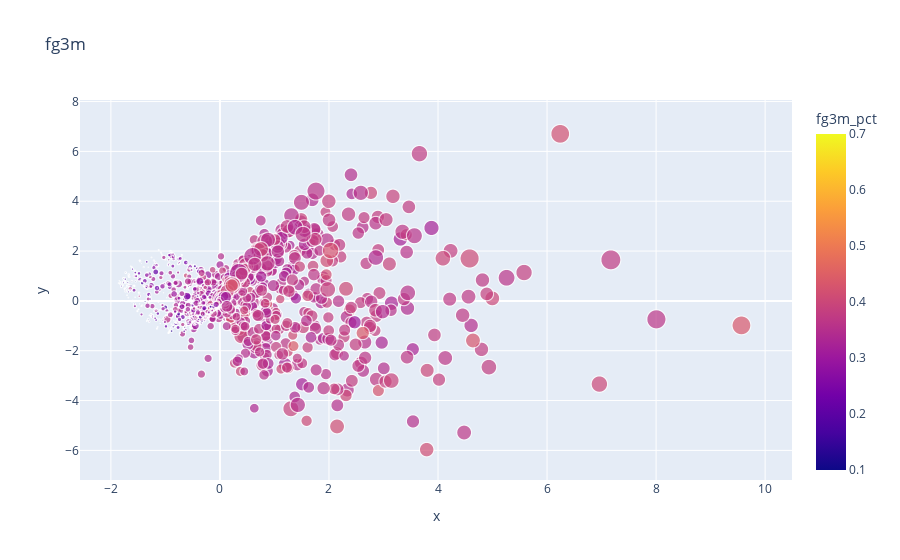

The notebook cell this image was saved under:
### Code cell
plot_scatter(df, rotated_means_results, "fg3m", "binomial", "fg3a")

### Figure 1 — Plotly figure (JSON) as saved in the notebook; plotly's stock layout.template omitted (floating-point values rounded to 4 significant figures; data arrays with more than 128 entries replaced by an {"elided": "..."} marker saying what was removed)
{"data": [{"customdata": {"elided": "2332x3 mixed values"}, "hovertemplate": "x=%{x}<br>y=%{y}<br>fg3a=%{customdata[1]}<br>fg3m_pct=%{marker.color}<br>names=%{customdata[2]}<extra></extra>", "legendgroup": "", "marker": {"color": {"elided": "2332 float values"}, "coloraxis": "coloraxis", "size": {"elided": "2332 float values"}, "sizemode": "area", "sizeref": 1.519, "symbol": "circle"}, "mode": "markers", "name": "", "showlegend": false, "type": "scattergl", "x": {"elided": "2332 float values"}, "xaxis": "x", "y": {"elided": "2332 float values"}, "yaxis": "y"}], "layout": {"coloraxis": {"cmax": 0.7, "cmin": 0.1, "colorbar": {"title": {"text": "fg3m_pct"}}, "colorscale": [[0, "#0d0887"], [0.1111, "#46039f"], [0.2222, "#7201a8"], [0.3333, "#9c179e"], [0.4444, "#bd3786"], [0.5556, "#d8576b"], [0.6667, "#ed7953"], [0.7778, "#fb9f3a"], [0.8889, "#fdca26"], [1, "#f0f921"]]}, "legend": {"itemsizing": "constant", "tracegroupgap": 0}, "title": {"text": "fg3m"}, "xaxis": {"anchor": "y", "domain": [0, 1], "title": {"text": "x"}}, "yaxis": {"anchor": "x", "domain": [0, 1], "title": {"text": "y"}}}}
